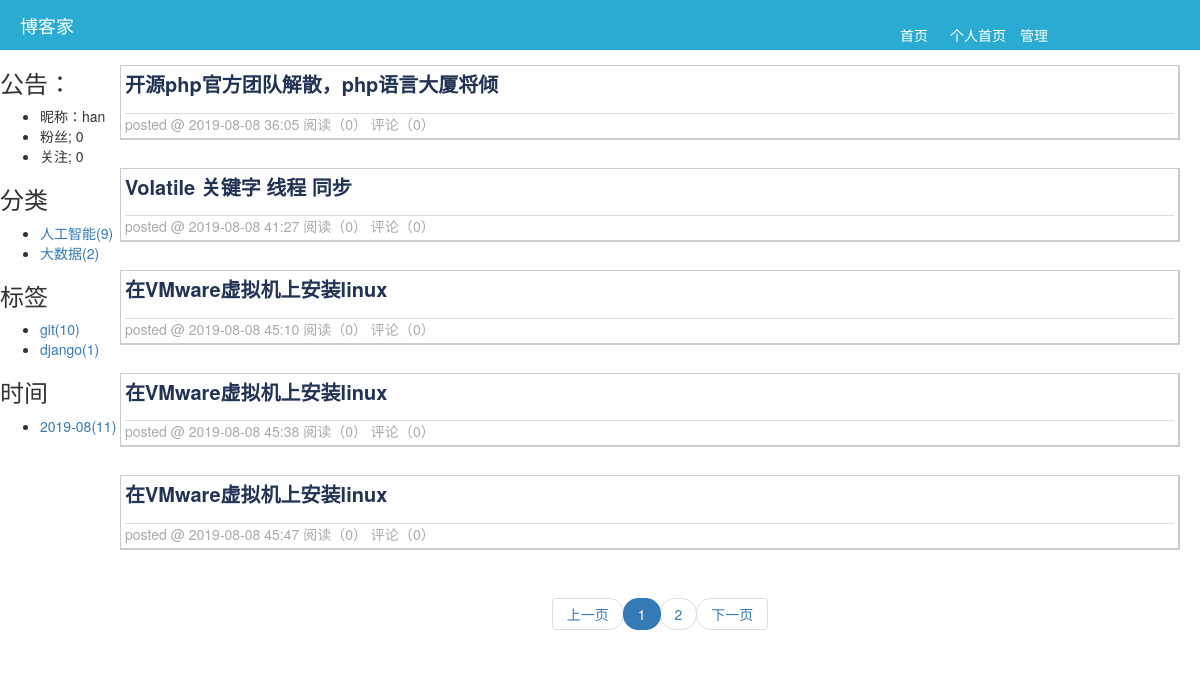
/hanshengjian/category/1/, run on an earlier commit of the app's database.
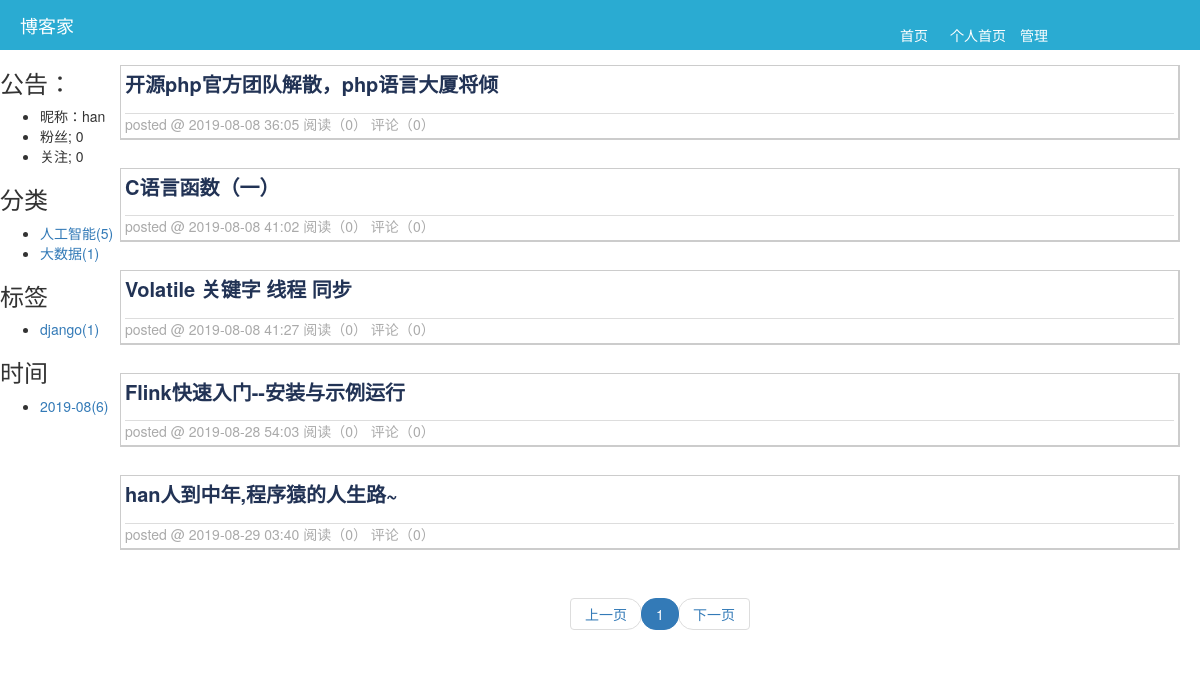
And on a later commit of the database.
### app01/models.py (models this page shows, shortened)
class Category(models.Model):
    nid = models.AutoField(primary_key=True)
    title = models.CharField(verbose_name='分类标题', max_length=32)
    blog = models.ForeignKey(verbose_name='所属博客', to='Blog', to_field='nid',on_delete=models.CASCADE)

class Tag(models.Model):
    nid = models.AutoField(primary_key=True)
    title = models.CharField(verbose_name='标签名称', max_length=32)
    blog = models.ForeignKey(verbose_name='所属博客', to='Blog', to_field='nid',on_delete=models.CASCADE)

class Article(models.Model):
    nid = models.BigAutoField(primary_key=True)
    title = models.CharField(verbose_name='文章标题', max_length=128)
    summary = models.CharField(verbose_name='文章简介', max_length=255)
    read_count = models.IntegerField(default=0)
    comment_count = models.IntegerField(default=0)
    up_count = models.IntegerField(default=0)
    down_count = models.IntegerField(default=0)
    create_time = models.DateTimeField(verbose_name='创建时间', auto_now_add=True)
    blog = models.ForeignKey(verbose_name='所属博客', to='Blog', to_field='nid',on_delete=models.CASCADE)
    category = models.ForeignKey(verbose_name='文章类型', to='Category', to_field='nid', null=True,on_delete=models.SET_NULL)
    type_choices = [
        (1, "Python"),
        (2, "Linux"),
        (3, "容器"),
        (4, "数据库"),
    ]
    article_type_id = models.IntegerField(choices=type_choices, default=None)
    tags = models.ManyToManyField(
        to="Tag",
        through='Article2Tag',
        through_fields=('article', 'tag'),
    )

### app01/views.py (the view)
# urls.py: url(r'^(?P<site>\w+)/(?P<key>((tag)|(date)|(category)))/(?P<val>\w+-*\w*)/', views.filter),
def filter(request,site,key,val):
    blog = models.Blog.objects.filter(site=site).first()
    if not blog:
        return redirect('/')
    fans = models.UserFans.objects.filter(user=blog.user).count()
    follows = models.UserFans.objects.filter(follower=blog.user).count()
    category_list = models.Article.objects.filter(blog=blog).values('category_id', 'category__title').annotate(
        ct=Count('nid'))
    tag_list = models.Article2Tag.objects.filter(article__blog=blog).values('tag_id', 'tag__title').annotate(
        ct=Count('id'))
    date_list = models.Article.objects.filter(blog=blog).extra(
        select={'ctime': "strftime('%%Y-%%m',create_time)"}).values('ctime').annotate(ct=Count('nid'))
    if key == 'category':
        if  not eval(val):
            article_list = models.Article.objects.filter(blog=blog, category_id=None).extra(select={'create_time_format':"strftime('%%Y-%%m-%%d %%M:%%S',create_time)"})
        else:
            article_list = models.Article.objects.filter(blog=blog, category_id=val).extra(select={'create_time_format':"strftime('%%Y-%%m-%%d %%M:%%S',create_time)"})
    elif key == 'tag':
        article_list = models.Article.objects.filter(blog=blog,article2tag__tag=val).extra(select={'create_time_format':"strftime('%%Y-%%m-%%d %%M:%%S',create_time)"})
    else:
        article_list = models.Article.objects.filter(blog=blog).extra(select={'create_time_format':"strftime('%%Y-%%m-%%d %%M:%%S',create_time)"},where=["strftime('%%Y-%%m',create_time)=%s"]
                                                                      ,params=[val,])
    all_count = article_list.count()
    page_info = PageInfo(request.GET.get('page'), all_count, 5, request.path_info, 11)
    article_list_page = article_list[page_info.start():page_info.end()]
    return render(
        request,
        'filter.html',
        {
            'blog': blog,
            'category_list': category_list,
            'tag_list': tag_list,
            'date_list': date_list,
            'article_list_page': article_list_page,
            'page_info':page_info,
            'fans':fans,
            'follows':follows,
        }
    )

### utils/pager.py (called while the page is built)
    def start(self):
        return (self.current_page-1) * self.per_page

    def end(self):
        return self.current_page * self.per_page

### templates/filter.html
{% extends 'home_layout.html' %}
{% block xx %}
    <div>
        {% for row in article_list_page %}
            <div  class="artile_list">
            <div class="title">
                 <a href="/{{ blog.site }}/{{ row.nid }}.html">{{ row.title }}</a>
            </div>
             <div class="postfooter">
                posted @ {{ row.create_time_format }} 阅读（{{ row.read_count }}） 评论（{{ row.comment_count }}）
             </div>
            </div>
        {% endfor %}
    </div>
    <div class="pager">
    {% if article_list_page %}
            <nav aria-label="Page navigation">
              <ul class="pagination">
                  {{ page_info.pager|safe }}
              </ul>
            </nav>
            {% endif %}
    </div>
{% endblock %}

### templates/home_layout.html (shortened to what this page needs)
<!DOCTYPE html>
<html lang="en">
<head>
    <link rel="stylesheet" href="/static/plugin/bootstrap-3.3.7-dist/css/bootstrap.css">
    <link rel="stylesheet" href="/static/plugin/font-awesome-4.7.0/css/font-awesome.css">
    <link rel="stylesheet" href="/static/css/common.css">
    <link rel="stylesheet" href="/static/css/theme/{{ blog.theme }}.css">
</head>
<body>
    <div class="header">
        <div class="logo">博客家</div>
        <div class="menu">
            <a href="/" class="first_page">首页</a>
            <a href="/{{ blog.site }}" class="per_page">个人首页</a>
            <a href="/back" class="manage">管理</a>
        </div>
    </div>
    <div class="filter">
        <div class="notice">
            <h3>公告：</h3>
            <ul>
                <li class="c11">昵称：{{ blog.user.nickname }}</li>
                <li class="c12">粉丝; {{ fans }} </li>
                <li class="c12">关注; {{ follows }}</li>
            </ul>
        </div>
        <div class="c2">
             <h3>分类</h3>
            <ul>
                {% for item in category_list %}
                    <li>
                        {% if  item.category_id %}
                            <a href="/{{ blog.site }}/category/{{ item.category_id }}/"> {{ item.category__title }}({{ item.ct }})</a>
                        {% else %}
                            <a href="/{{ blog.site }}/category/{{ item.category_id }}/"> 未分类({{ item.ct }})</a>
                        {% endif %}
                    </li>
                {% endfor %}
            </ul>
        </div>
        <div class="c3">
            <h3>标签</h3>
            <ul>
                {% for item in tag_list %}
                    <li>
                        <a href="/{{ blog.site }}/tag/{{ item.tag_id }}/">{{ item.tag__title }}({{ item.ct }})</a>
                    </li>
                {% endfor %}
            </ul>
        </div>
        <div>
            <h3>时间</h3>
                <ul>
                   {% for item in date_list%}
                        <li>
                            <a href="/{{ blog.site }}/date/{{ item.ctime }}/">{{ item.ctime }}({{ item.ct }})</a>
                        </li>
                    {% endfor %}
                </ul>
        </div>
    </div>
     <div  class="front_content">
        {% block xx %}{% endblock %}
    </div>
</body>
</html>

What changed in the data, as far as the page shows it:
removed Tag: tag__title "git", ct "10"
removed Article: title "在VMware虚拟机上安装linux", create_time_format "2019-08-08 45:10", read_count "0", comment_count "0"
removed Article: title "在VMware虚拟机上安装linux", create_time_format "2019-08-08 45:38", read_count "0", comment_count "0"
removed Article: title "在VMware虚拟机上安装linux", create_time_format "2019-08-08 45:47", read_count "0", comment_count "0"
computed for Category "人工智能": ct "9" → "5"
computed for Category "大数据": ct "2" → "1"
now on this page (row edited): Article: title "C语言函数（一）", create_time_format "2019-08-08 41:02", read_count "0", comment_count "0"
added Article: title "Flink快速入门--安装与示例运行", create_time_format "2019-08-28 54:03", read_count "0", comment_count "0"
added Article: title "han人到中年,程序猿的人生路~", create_time_format "2019-08-29 03:40", read_count "0", comment_count "0"
Also different on the page:
{{ page_info.pager|safe }}: "上一页 1 2 下一页" → "上一页 1 下一页"
new list line: "2019-08 ( 6 )"
list line gone: "2019-08 ( 11 )"
